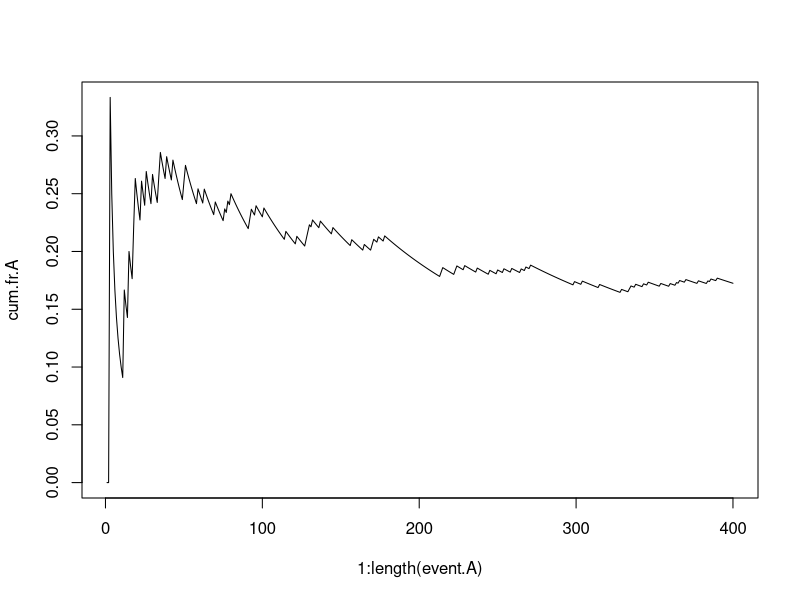

This chart was generated by the following R code: (Note: this script raises an error after producing the figure.)
n <- 100

## defining the experiment
roll <- sample(x = 1:6, size = n*4, replace = TRUE)
mat.rolls <- matrix(roll, ncol = 4, nrow = n, byrow = TRUE)
## one row, one outcome of the i-th experiment

## check whether there is a 6 or not
event.found <- function(x){
  k <- x
  return (k == 6)
}

event.A <- apply(mat.rolls, 1, event.found)

cum.fr.A <- cumsum(event.A)/(1:length(event.A))
plot(1:length(event.A), cum.fr.A, type = 'l')




## relative freq. of getting a 6
fr.A.6 <- sum(roll == 6)/n
c(1/6, fr.A.6)

## the relative freq. approaching the probability
fr.A.6 <- cumsum(roll == 6)/(1:n)
plot(1:n, fr.A.6, type = 'l')
abline(h = 1/6, col = 'red')

